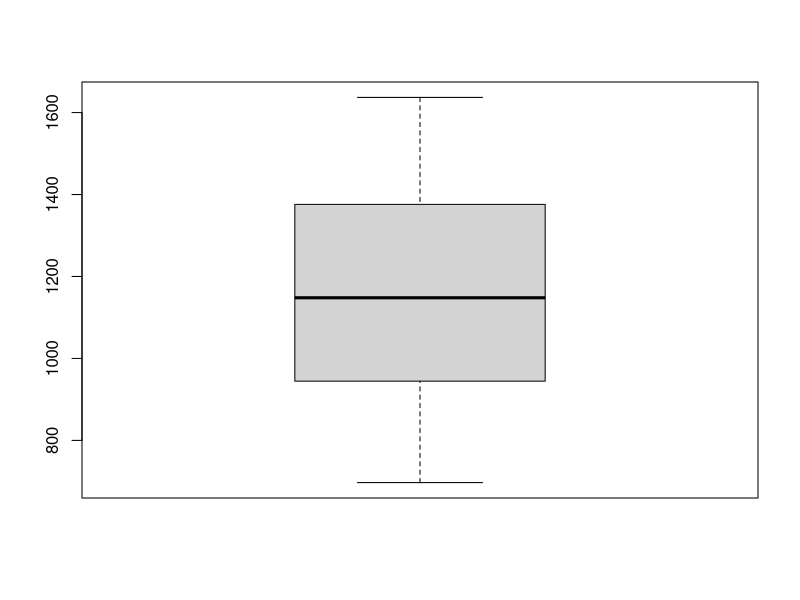
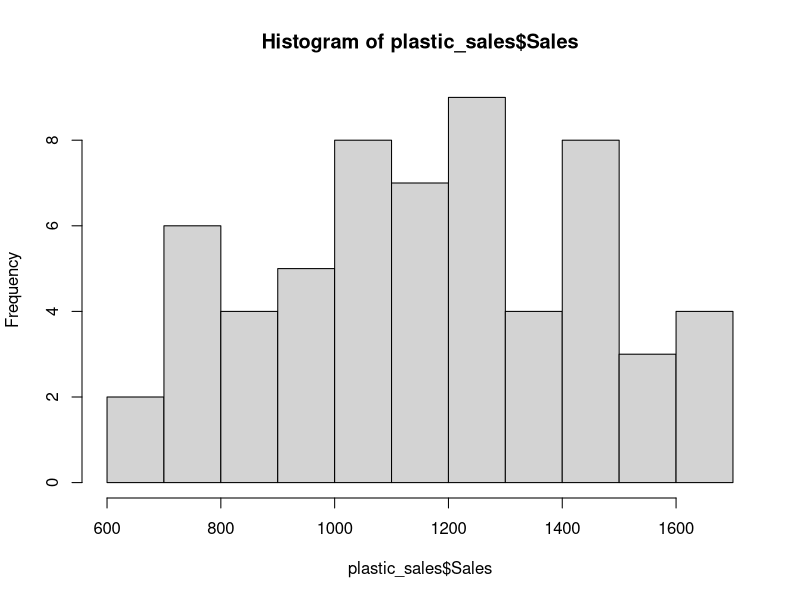
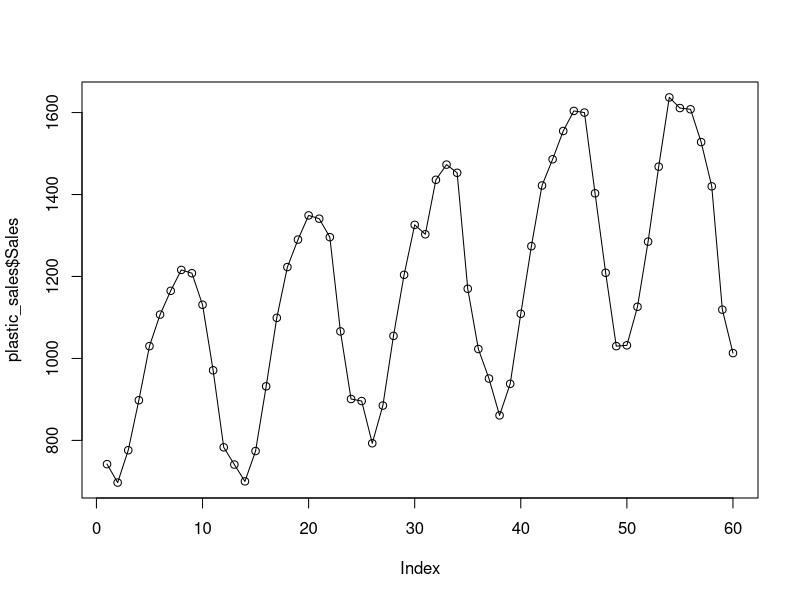

These figures' R source, in order: (Note: this script raises an error after producing the figures.)
#reading the file from system
library(readr)
plastic_sales <- read_csv("PlasticSales.csv")
View(plastic_sales)
#attaching the file
attach(plastic_sales)
###################### EDA ##########################
#checking null values
table(is.na(plastic_sales))
#no null values

#checking outliers
boxplot(plastic_sales$Sales)
#no outlier#checking the distribution of data
hist(plastic_sales$Sales)

#plotting with time series data
windows()
plot(plastic_sales$Sales, type = "o")
#the plot seems like upward linear trend with additive seasonlity

#for model buliding we will need some pre-requsite
# 12 dummy variables 

x<- data.frame(outer(rep(month.abb,length = 60), month.abb,"==") + 0 )# Creating dummies for 12 months
#renaming the column names
colnames(x)<-month.abb
View(x)

# creating a new time peroid index t
t <- 1:60

#creating t square 
t_squ <- t^2

#creating log of y i.e, log of passengers
sales_log <- log(plastic_sales$Sales)

#combining them and creating new data
newplastic <- cbind(plastic_sales, x,sales_log,t,t_squ)
#previewing the new data
View(newplastic)

#splitting into train and test data
train_plastic <- newplastic[1:48,]
test_plastic <- newplastic[49:60,]

#creating different model

############################### LINEAR MODEL ##################################

linear_pastic <- lm(Sales~t, data = train_plastic)
summary(linear_pastic)
#r squ = 33.05
#checking on test data
linear_pred <- data.frame(predict(linear_pastic, interval = "predict", newdata = test_plastic))
View(linear_pred)
#checking the RMSE
rmse_linear <- sqrt(mean((linear_pred$fit- test_plastic$Sales)^2))
rmse_linear
#RMSE = 260

############################### EXPONENTIAL MODEL #############################

expo_pastic <- lm(sales_log~t, data = train_plastic)
summary(expo_pastic)
#r squ = 31.73
#no need to check RMSE as r squ is not significant

############################# Quadratic MODEL ##################################

quad_pastic <- lm(Sales~t+t_squ, data = train_plastic)
summary(quad_pastic)
#r squ = 33.44
#r squ is not significant

########################### Additive Seasonality ###############################

additive_pastic <- lm(Sales~Jan+Feb+Mar+Apr+May+Jun+Jul+Aug+Sep+Oct+Nov+Dec, data = train_plastic)
summary(additive_pastic)
#r squ = 76.91
#checking on test data
additive_pred <- data.frame(predict(additive_pastic,interval = "predict", newdata = test_plastic))
View(additive_pred)
#checking rmse
rmse_additive <- sqrt(mean((additive_pred$fit - test_plastic$Sales)^2))
rmse_additive
# RMSE = 235.60

########################## Additive seasonality with linear trend ############################

add_lin_plastic <- lm(Sales~t+Jan+Feb+Mar+Apr+May+Jun+Jul+Aug+Sep+Oct+Nov+Dec, data= train_plastic)
summary(add_lin_plastic)
#r sq = 97.36
#checking on test data
add_lin_pred <- data.frame(predict(add_lin_plastic,interval = "predict", newdata = test_plastic))
View(add_lin_pred)
#checking rmse
rmse_lin_add <- sqrt(mean((add_lin_pred$fit - test_plastic$Sales)^2))
rmse_lin_add
# RMSE = 135.55

######################### Additive Seasonality with Quadratic ###############################

add_quad_plastic <- lm(Sales~t+t_squ+Jan+Feb+Mar+Apr+May+Jun+Jul+Aug+Sep+Oct+Nov+Dec, data = train_plastic)
summary(add_quad_plastic)
#r squ = 98.32
#checking on test data
add_quad_plastic <- data.frame(predict(add_quad_plastic, interval = "predict", newdata = test_plastic))
View(add_quad_plastic)
#checking rmse
rmse_quad_add <- sqrt(mean((add_quad_plastic$fit- test_plastic$Sales)^2)) 
rmse_quad_add
#RMSE = 218.19
#THOUGH r squ is more rmse is more which is not acceptable

###################### Multiplicative Seasonality #############################################

multi_plastic <- lm(sales_log~Jan+Feb+Mar+Apr+May+Jun+Jul+Aug+Sep+Oct+Nov+Dec, data = train_plastic)
summary(multi_plastic)
#r squ = 79.16
#as r squared significanlty decerase we can skip RMSE

##################### Multiplicative Seasonality linear trend ############################

multi_exp_plastic <- lm(sales_log~t+Jan+Feb+Mar+Apr+May+Jun+Jul+Aug+Sep+Oct+Nov+Dec, data = train_plastic)
summary(multi_exp_plastic)
#r squ = 98.15
#checking on test data
multi_exp_pred <- data.frame(predict(multi_exp_plastic, interval = "predict", newdata = test_plastic))
View(multi_exp_pred)
#checking RMSE
rmse_multi_lin <- sqrt(mean((exp(multi_exp_pred$fit)- test_plastic$Sales)^2))
rmse_multi_lin
#RMSE = 160.68

#STORING THE RMSE FOR COMPARSION
table_RMSE <- data.frame(c("1","2","3","4","5"), c(rmse_additive,rmse_lin_add,rmse_linear, rmse_multi_lin, rmse_quad_add))
View(table_RMSE)

#Additive seasonality with linear trend is our final model
#################################### FINAL MODEL ###########################################

final_plastic <- lm(Sales~t+Jan+Feb+Mar+Apr+May+Jun+Jul+Aug+Sep+Oct+Nov+Dec, data= newplastic)
summary(final_plastic)
final_plastic$residuals
#now we will forcast for next 12 months for forcasting purpose
#creatign dummeies for next 12 months 

x1<- data.frame(outer(rep(month.abb,length = 12), month.abb,"==") + 0 )
#renaming the column names
colnames(x1)<-month.abb
View(x1)
#creating time series index t
t <- 61:72

#binding them all
new_forcast_plastic <- cbind(x1,t)

#saving as data frame
new_forcast_plastic <- as.data.frame(new_forcast_plastic)

#now forcasting next 12 value by our final model
final_forcast <- predict(final_plastic,newdata = new_forcast_plastic)

#saving the forcasted values
#backtransforming the error as y was transformed
newtest_plastic["forcast"] <- final_forcast 
View(new_forcast_plastic)

#saving the residuals of the new model
#to check the relaionship bet them
resid <-(residuals(final_plastic))
resid[1:10]
View(resid)
#plotting the acf cure to find the corelaiton between errors
windows()
acf(resid,lag.max = 12)

# By principal of parcimony we will consider lag - 1  as we have so 
# many significant lags 
# Building Autoregressive model on residuals consider lag-1 
# basic ARIMA model

k <- arima(resid, order=c(1,0,0))
str(k)
summary(k)
windows()
acf(k$residuals, lag.max = 12)

#creating data frame of previous error and new errors
View(data.frame(res= resid, newresid= k$residuals))
#predicting the next 4 error from our model
pred_res <- predict(k, ahead = 12) 
#saving the errors
newtest_plastic["predict_error"] <- (pred_res$pred)

#adding the error for better forcasted values
newtest_plastic["Fianl Forcast"] <- newtest_plastic$predict_error+newtest_plastic$forcast
View(newtest_plastic)
